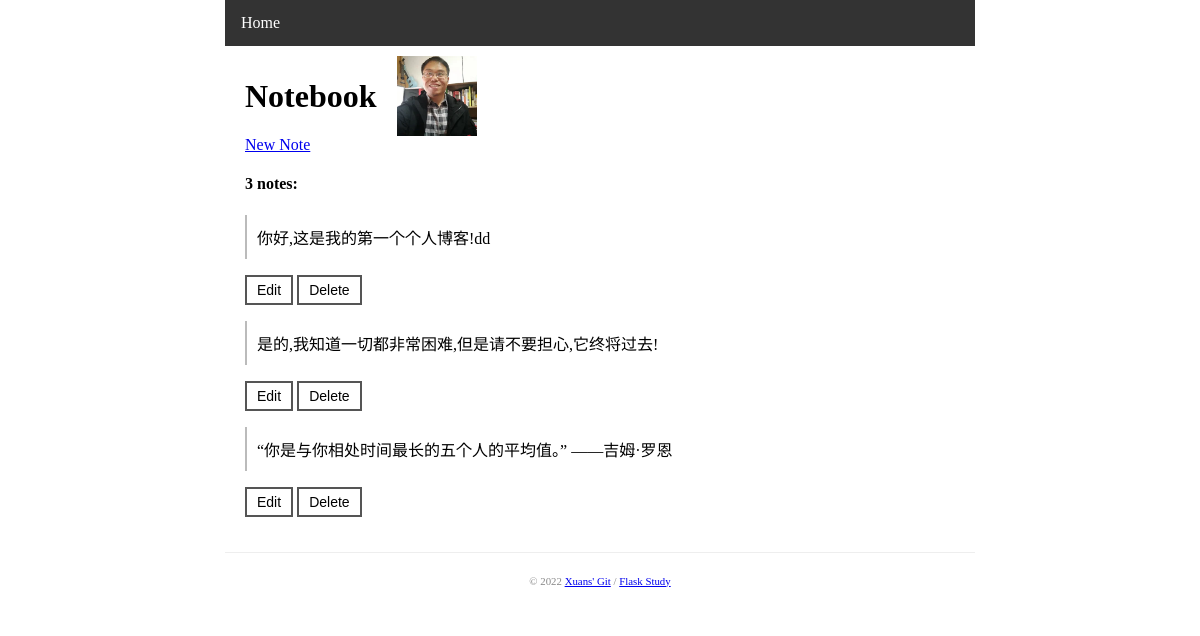
Before: / with the older database file.
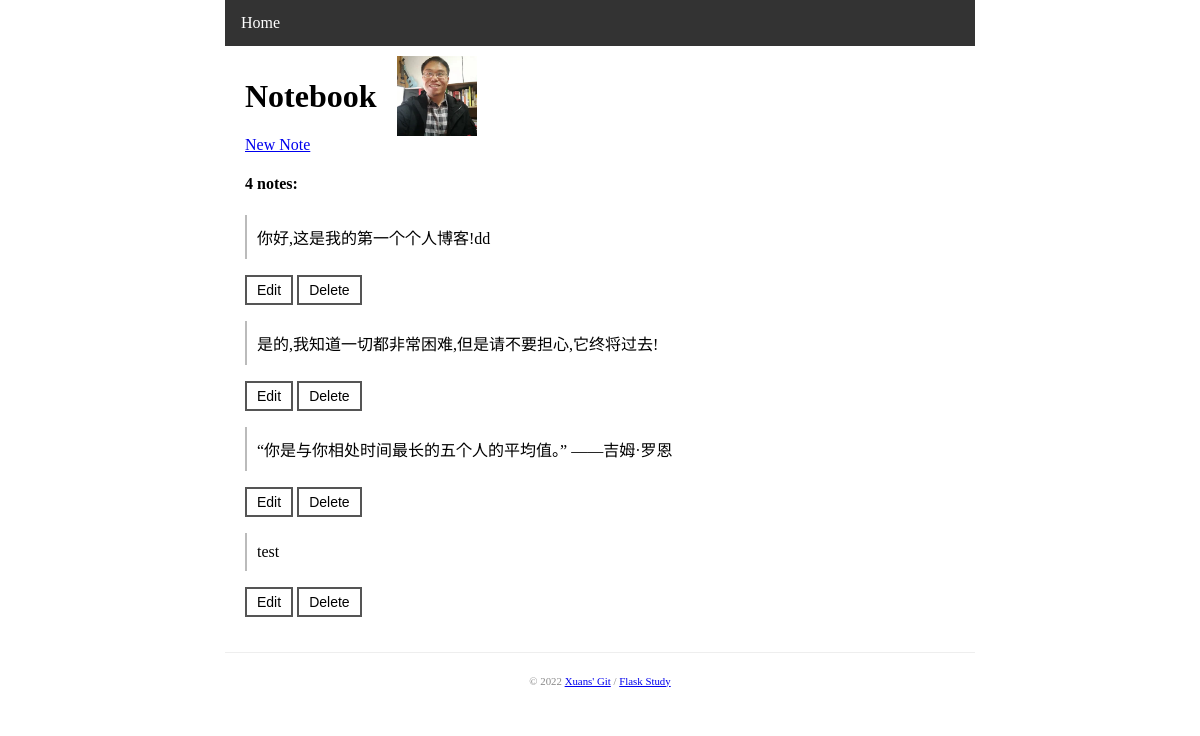
After: the same page with the newer database file.
### models.py (models this page shows, shortened)
class Note(db.Model):
    id = db.Column(db.Integer, primary_key=True)
    body = db.Column(db.Text)

### test.py (the view)
@app.route("/")
def index():
    form = DeleteNoteForm()
    notes = Note.query.all()
    return render_template("index.html", notes=notes, form=form)

### forms.py
class DeleteNoteForm(FlaskForm):
    submit = SubmitField("Delete")

### templates/index.html (shortened to what this page needs)
{% extends "base.html" %}
{% block content %}
<div class="head_container">
    <h1>Notebook</h1>
    <img src="{{ url_for('static', filename='xuan.png') }}"><br>
</div>
    <a href="{{ url_for('new_note') }}">New Note</a>
    <h4>{{ notes|length }} notes: </h4>
    {% for note in notes %}
        <div class="note">
            <p>{{ note.body }}</p>
            <a class= "btn" href="{{ url_for('edit_note', note_id=note.id) }}">Edit</a>
            <form method="post" action="{{ url_for('delete_note', note_id=note.id) }}">
                {{ form.submit(class="btn") }}
            </form>
        </div>
    {% endfor %}
{% endblock %}

### templates/base.html (shortened to what this page needs)
<!DOCTYPE html>
<html>
<head>
    {% block head %}
        {% block styles %}
            <link rel="stylesheet" type="text/css" href="{{ url_for('static', filename='style.css' ) }}">
        {% endblock %}
    {% endblock %}
</head>
<body>
<nav>
    <ul>
        <li><a href="{{ url_for('index') }}">Home</a></li>
    </ul>
</nav>
<main>
    {% block content %}{% endblock %}
</main>
<footer>
    {% block footer %}
    <small> &copy; 2022 <a href="https://github.com/loveplay1983" title="Fork me on GitHub">Xuans' Git</a> /
        <a href="https://github.com/loveplay1983/xuanweb" title="Flask test project">Flask Study</a>
    </small>
    {% endblock %}
</footer>
</body>
</html>

### static/style.css (style rules this page uses)
body { margin: auto; width: 750px; }
nav ul { list-style-type: none; margin: 0; padding: 0; overflow: hidden; background-color: #333; }
nav li { float: left; }
nav li a { display: block; color: white; text-align: center; padding: 14px 16px; text-decoration: none; }
main { padding: 10px 20px; }
footer { font-size: 13px; color: #888; border-top: 1px solid #eee; margin-top: 25px; text-align: center; padding: 20px; }
.note p { padding: 10px; border-left: solid 2px #bbb; }
.note form { display: inline; }
.btn { font-family: Arial; font-size: 14px; padding: 5px 10px; text-decoration: none; cursor: pointer; background-color: white; color: black; border: 2px solid #555555; }
.head_container { width:300px; display: flex; align-items:center; }
.head_container img { width: 80px; margin-left: 20px; }

Changed rows visible on the page:
added Note: body "test"
Other visible differences:
{{ notes|length }}: "3" → "4"
